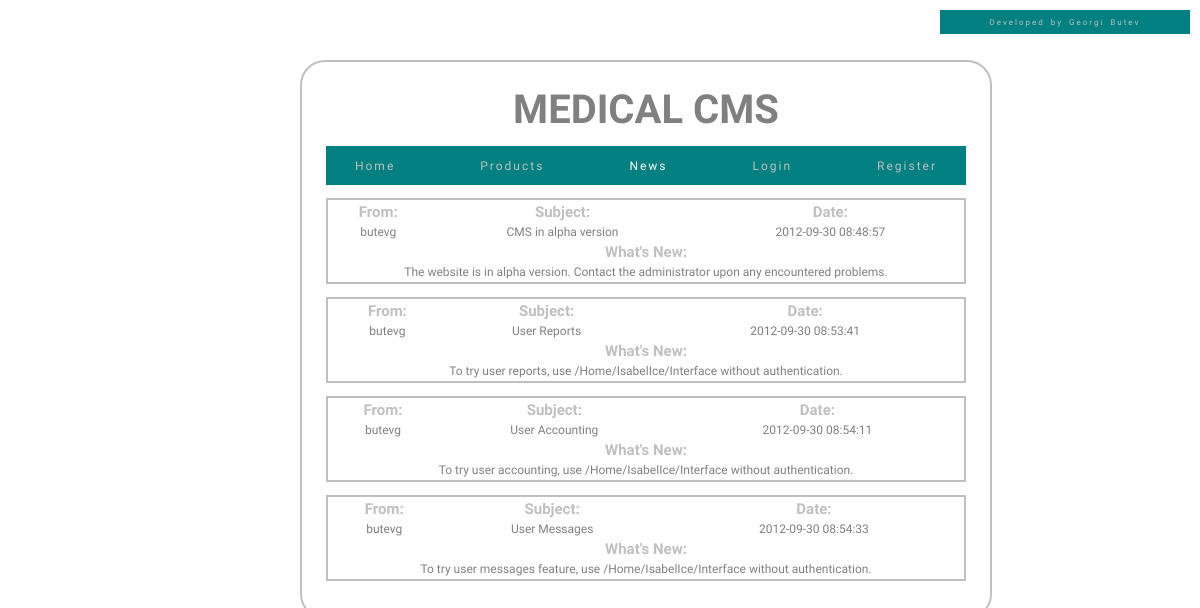
/News.php, run on the app's committed database.
### tables this page shows
CREATE TABLE `info` (
  `id` tinyint(4) NOT NULL AUTO_INCREMENT,
  `title` varchar(25) DEFAULT NULL,
  `author` varchar(25) DEFAULT NULL,
  `description` varchar(50) DEFAULT NULL,
  `keywords` varchar(50) DEFAULT NULL,
  `robots` varchar(25) DEFAULT NULL,
  `logo` varchar(25) DEFAULT NULL,
  `footer` varchar(50) DEFAULT NULL,
  `path` varchar(50) DEFAULT NULL,
  PRIMARY KEY (`id`)
);

CREATE TABLE `messages` (
  `id` int(11) NOT NULL AUTO_INCREMENT,
  `sender` varchar(25) DEFAULT NULL,
  `receiver` varchar(25) DEFAULT NULL,
  `subject` varchar(25) DEFAULT NULL,
  `date` timestamp NOT NULL DEFAULT CURRENT_TIMESTAMP ON UPDATE CURRENT_TIMESTAMP,
  `file` varchar(100) DEFAULT NULL,
  `reviewed` char(1) DEFAULT NULL,
  `message` text,
  PRIMARY KEY (`id`)
);

### src/News.php (the view)
<?php
$page = "news";
include 'head.php';
$query = "select sender, subject, date, message from messages where receiver='news'";
$result = mysql_query($query);
while($row = mysql_fetch_array($result)) {
	echo "<table>";
		echo "<th>From: </th>";
		echo "<th>Subject: </th>";
		echo "<th>Date: </th>";
		echo "<tr>";
			echo "<td>" . $row[0] . "</td>";
			echo "<td>" . $row[1] . "</td>";
			echo "<td>" . $row[2] . "</td>";
		echo "</tr>";
		echo "<th colspan=3>What's New: </th>";
		echo "<tr>";
			echo "<td colspan=3>" . $row[3] . "</td>";
		echo "</tr>";
	echo "</table>";
}
?>
<?
include 'tail.php';
?>

### src/head.php (shortened to what this page needs)
<?php
$result = mysql_query("select * from info where id=1");
$row = mysql_fetch_assoc($result);
$logo = $row['logo'];
$footer = $row['footer'];
?>
<!DOCTYPE html>
<html>
<head>
	<link href="media/style.css" rel="stylesheet" type="text/css" medial="all">
</head>
<body>
	<header>
		<h1><? echo $logo ?></h1>
		<nav>
			<ul>
				<li><a href="index"	class="<? if($page == "index"){echo "active";} ?>">home</a></li>
				<li><a href="Products" class="<? if($page == "products"){echo "active";} ?>">products</a></li>
				<li><a href="News" class="<? if($page == "news"){echo "active";} ?>">news</a></li>
				<li><a href="Login" class="<? if($page == "login"){echo "active";} ?>">login</a></li>
				<li><a href="Register" class="<? if($page == "register"){echo "active";} ?>">register</a></li>
			</ul>
		</nav>
	</header>

### src/tail.php (shortened to what this page needs)
<footer>
	<p><? echo $footer ?></p>
</footer>
</body>
</html>

### src/media/style.css (style rules this page uses)
body { width:640px; margin:5% 25%; padding: 2%; font-family:'Droid Sans', sans-serif; font-size: 12px; border:2px solid silver; border-radius:25px; -mox-border-radius:25px; overflow: visible; clear: both; }
li { list-style-type:decimal; }
nav { background-color: teal; }
nav ul { list-style-type:none; margin:0; padding:0; padding-top:2%; padding-bottom:2%; text-align: center; letter-spacing:2px; word-spacing:80px; }
nav li { display:inline; text-transform: capitalize; }
a:link.active { color: white; }
header h1 { margin: 0; padding: 0; padding-bottom:2%; color:gray; text-transform:uppercase; text-align: center; font-size:40px; }
table { width:100%; height:100%; margin-top:2%; margin-bottom:2%; border:2px solid silver; }
th, td, td a { text-align:center; color:gray; }
th { font-size:15px; color:silver; text-align:center; }
a:link { text-decoration:none; color: silver; }
footer { background-color: teal; position:absolute; top:10px; right:10px; width:250px; }
footer p { margin:0; padding:0; margin-top:2%; padding-top:1%; margin-bottom:2%; padding-bottom:1%; margin-left: 2%; padding-left: 1%; margin-right: 2%; padding-right: 1%; text-align: center; letter-spacing:2px; word-spacing:2px; font-size:8px; color: silver; }

### data on the page
info: logo "MEDICAL CMS", footer "Developed by Georgi Butev"
messages: sender "butevg", subject "CMS in alpha version", date "2012-09-30 08:48:57", message "The website is in alpha version. Contact the administrator upon any encountered problems."
messages: sender "butevg", subject "User Reports", date "2012-09-30 08:53:41", message "To try user reports, use /Home/IsabelIce/Interface without authentication."
messages: sender "butevg", subject "User Accounting", date "2012-09-30 08:54:11", message "To try user accounting, use /Home/IsabelIce/Interface without authentication."
messages: sender "butevg", subject "User Messages", date "2012-09-30 08:54:33", message "To try user messages feature, use /Home/IsabelIce/Interface without authentication."
